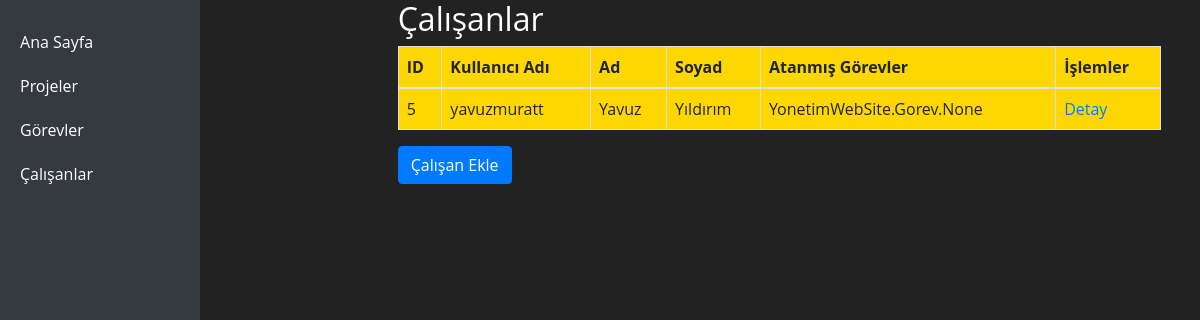
The page /calisanlar/ on the database its author committed.
### YonetimWebSite/models.py (models this page shows, shortened)
class Calisan(models.Model):
    user = models.OneToOneField(User, on_delete=models.CASCADE, null=True, blank=True, unique=True)
    ad = models.CharField(max_length=255)
    soyad = models.CharField(max_length=255)
    gorevler = models.ManyToManyField('Gorev', related_name='calisanlar', blank=True)

### YonetimWebSite/views.py (the view)
# urls.py: path('calisanlar/', views.calisanlari_listele, name='calisanlar'),
def calisanlari_listele(request):
    calisanlar = Calisan.objects.all()
    return render(request, 'calisanlar.html', {'calisanlar': calisanlar})

### YonetimWebSite/templates/calisanlar.html
{% extends 'inbase.html' %}
{% block content %}
    <h2>Çalışanlar</h2>
    <table class="table">
        <thead>
            <tr>
                <th>ID</th>
                <th>Kullanıcı Adı</th>
                <th>Ad</th>
                <th>Soyad</th>
                <th>Atanmış Görevler</th>
                <th>İşlemler</th>
            </tr>
        </thead>
        <tbody>
            {% for calisan in calisanlar %}
                <tr>
                    <td>{{ calisan.id }}</td>
                    <td>{{ calisan.user.username }}</td>
                    <td>{{ calisan.ad }}</td>
                    <td>{{ calisan.soyad }}</td>
                    <td>
                        {{ calisan.gorevler }}
                    </td>
                    <td>
                        <a href="{% url 'calisan_detay' calisan.id %}">Detay</a>
                    </td>
                </tr>
            {% endfor %}
        </tbody>
    </table>
    <a href="{% url 'calisan_ekle' %}" class="btn btn-primary">Çalışan Ekle</a>
{% endblock %}

### static/instyle.css (style rules this page uses)
body { font-family: 'Open Sans', sans-serif; background-color: #222; color: #fff; }
.table { background-color: #FFD700; }
.table th, .table td { border: 1px solid #ddd; padding: 8px; text-align: left; }

### rows shown on the page
Calisan: id "5", user.username "yavuzmuratt", ad "Yavuz", soyad "Yıldırım", gorevler "YonetimWebSite.Gorev.None"
